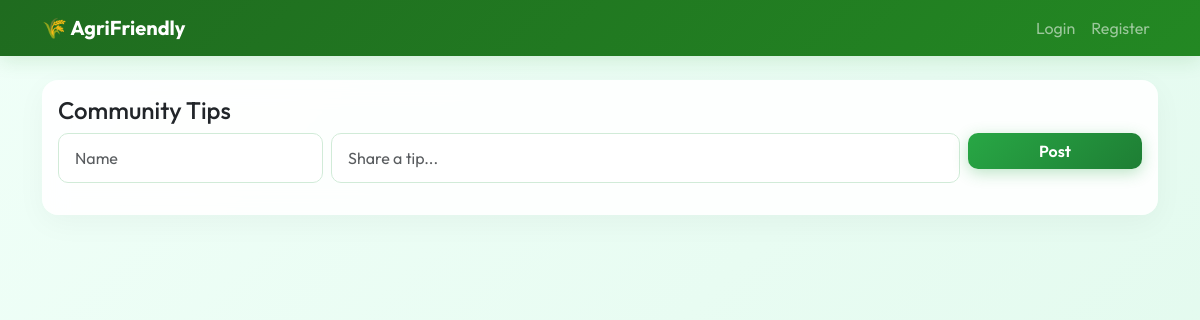
Before: /tips with the older database file.
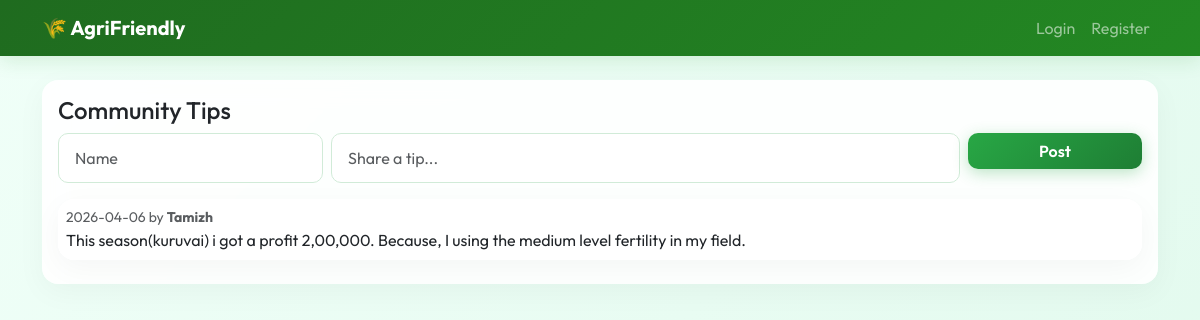
After: the same page with the newer database file.
### tables this page shows
CREATE TABLE tips
                 (id INTEGER PRIMARY KEY AUTOINCREMENT,
                  author TEXT,
                  content TEXT,
                  created_at TEXT);

### app.py (the view, shortened to what this page needs)
@app.route('/tips', methods=['GET', 'POST'])
def tips():
    data = query_db("SELECT * FROM tips ORDER BY created_at DESC")
    return render_template("tips.html", tips=data)

### app.py (called while the page is built)
def query_db(q, args=(), one=False, execute=False):
    conn = sqlite3.connect(DB_NAME)
    cur = conn.cursor()
    cur.execute(q, args)
    if execute:
        conn.commit()
        last_id = cur.lastrowid
        conn.close()
        return last_id
    rv = cur.fetchall()
    conn.commit()
    conn.close()
    return (rv[0] if rv else None) if one else rv

### templates/tips.html
{% extends "base.html" %}
{% block content %}
<div class="card p-3 fade-in">
  <h4>Community Tips</h4>
  <form method="POST" class="mb-3">
    <div class="row g-2">
      <div class="col-3"><input name="author" class="form-control" placeholder="Name"></div>
      <div class="col-7"><input name="content" class="form-control" placeholder="Share a tip..."></div>
      <div class="col-2"><button class="btn btn-success w-100">Post</button></div>
    </div>
  </form>
  {% for t in tips %}
  <div class="card p-2 mb-2">
    <div class="small text-muted">{{ t[3][:10] }} by <strong>{{ t[1] }}</strong></div>
    <div>{{ t[2] }}</div>
  </div>
  {% endfor %}
</div>
{% endblock %}

### templates/base.html (shortened to what this page needs)
<!DOCTYPE html>
<html>
<head>
  <link href="https://cdn.jsdelivr.net/npm/bootstrap@5.3.2/dist/css/bootstrap.min.css" rel="stylesheet">
  <link rel="stylesheet" href="{{ url_for('static', filename='style.css') }}">
</head>
<body>
  <nav class="navbar navbar-expand-lg navbar-dark" style="background: linear-gradient(135deg, #1f6b1f, #238823);">
    <div class="container">
      <a class="navbar-brand fw-bold" href="/">🌾 AgriFriendly</a>
      <div class="collapse navbar-collapse" id="navmenu">
        <ul class="navbar-nav ms-auto">
          {% if request.cookies.get('jwt_token') %}
          <li class="nav-item"><a class="nav-link" href="/">Dashboard</a></li>
          <li class="nav-item"><a class="nav-link" href="/history">History</a></li>
          <li class="nav-item"><a class="nav-link" href="/expenses">Expenses</a></li>
          <li class="nav-item"><a class="nav-link" href="/incomes">Incomes</a></li>
          <li class="nav-item"><a class="nav-link" href="/tips">Community Tips</a></li>
          <li class="nav-item"><a class="nav-link text-warning" href="/logout">Logout</a></li>
          {% else %}
          <li class="nav-item"><a class="nav-link" href="/login">Login</a></li>
          <li class="nav-item"><a class="nav-link" href="/register">Register</a></li>
          {% endif %}
        </ul>
      </div>
    </div>
  </nav>
  <div class="container my-4">
    {% block content %}{% endblock %}
  </div>
</body>
</html>

### static/style.css (style rules this page uses)
body { background: linear-gradient(135deg, #f0fff8, #e0f9ec); min-height: 100vh; color: #2b2b2b; font-family: 'Outfit', sans-serif; }
.navbar { box-shadow: 0 4px 20px rgba(34, 139, 34, 0.15); animation: slideDown 0.6s ease-out forwards; }
.nav-link { transition: color 0.3s ease, transform 0.3s ease; }
.card { border-radius: 16px; border: none; background: rgba(255, 255, 255, 0.9); backdrop-filter: blur(12px); transition: transform 0.3s cubic-bezier(0.25, 0.8, 0.25, 1), box-shadow 0.3s cubic-bezier(0.25, 0.8, 0.25, 1); box-shadow: 0 8px 30px rgba(0, 0, 0, 0.04); }
.btn { border-radius: 10px; font-weight: 600; transition: all 0.25s ease; }
.btn-success { background: linear-gradient(135deg, #28a745, #1e7e34); border: none; box-shadow: 0 4px 15px rgba(40, 167, 69, 0.3); }
.form-control, .form-select { border-radius: 10px; padding: 0.75rem 1rem; border: 1px solid #d1ebd8; transition: all 0.3s ease; }
.fade-in { animation: fadeInUp 0.7s cubic-bezier(0.2, 0.8, 0.2, 1) both; }

### templates/base.html (style rules this page uses)
body { font-family: 'Outfit', sans-serif; }

Changed rows visible on the page:
added tips: created_at "2026-04-06", author "Tamizh", content "This season(kuruvai) i got a profit 2,00,000. Because, I using the medium level fertility in my field."
